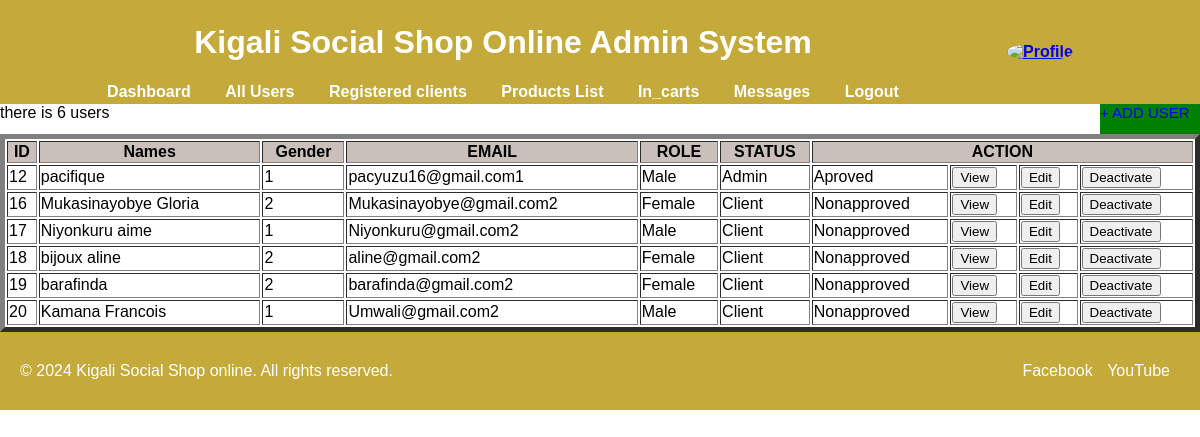
Page /users.php (signed in) on the committed database.
### tables this page shows
CREATE TABLE `user` (
  `id` int(11) NOT NULL,
  `names` varchar(255) DEFAULT NULL,
  `gender` varchar(10) DEFAULT NULL,
  `email` varchar(255) DEFAULT NULL,
  `password` int(11) DEFAULT NULL,
  `status` int(1) DEFAULT NULL,
  `role` varchar(20) DEFAULT NULL,
  `createdAt` timestamp NOT NULL DEFAULT current_timestamp() ON UPDATE current_timestamp()
);

### users.php (the view, shortened to what this page needs)
<?php
   include('sessions.php');
?>
<!DOCTYPE html>
<html lang="en">
<head>
</head>
<body>
   <div class="hello">
  <table border="0"bgcolor="#c4aa3a">
  <tr><th width="1000px">
    <div class="header">
      <h1>Kigali Social Shop Online Admin System</h1>
      <nav>
        <a href="admin.php">Dashboard</a>
        <a href="users.php">All Users</a>
        <a href="buyers.php">Registered clients</a>
        <a href="products.php">Products List</a>
        <a href="#">In_carts</a>
        <a href="messages.php">Messages</a>
        <a href="logout.php">Logout</a>
      </nav>
    </div>
  </th><th>
    <div class="profile-section">
    <a href="profile.php"><img src="images/ppp.jpg" alt="Profile"style="width: 35%;border-radius: 50%;"></img></a>	   <br/>
    </div>
  </th></tr>
    </table></div>
    <div class="today"><a href="adduser.php">+ ADD USER</a></div>
    <?php
    $q = "SELECT * FROM user";
 $results = mysqli_query($con,$q);
 if($results){
    echo "there is ".$rowcount=mysqli_num_rows($results)." users";
 }else{
   echo "0";
 }
  ?>
		<?php
		    $q = "SELECT * FROM user";
			$results = mysqli_query($con,$q);
			echo "<table border=5 width='100%'>
			      <tr bgcolor='#C9C0BB'>
				  <th>ID </th>
				  <th>Names </th>
				  <th>Gender </th>
				  <th>EMAIL </th>
				  <th>ROLE </th>
				  <th>STATUS </th>
				  <th colspan=4>ACTION </th>
				  </tr>";
			while($r= mysqli_fetch_array($results)){
				echo "<tr><td>".$r['id']."</td><td>".$r['names']."</td><td>".$r['gender']."</td><td>".$r['email'].$r['role']."</td><td>";
				if($r['gender']==1){
					echo "Male";
				}else{
				    echo "Female";
				}
				echo "</td>
				<td>";
				if($r['role']==1){
					echo "Admin";
				}else{
				    echo "Client";
				}
				echo "</td>
				<td>";
				if($r['status']==1){
					echo "Aproved";
				}else{
				    echo "Nonapproved";
				}
				echo "
				      <td><a href='userDetails.php?id=$r[id]'> <button>View</button></a></td>
					  <td><a href='userEdit.php?id=$r[id]'> <button>Edit</button> </a></td>
					  <td><a href='userDeactivate.php?id=$r[id]'> <button>Deactivate</button> </a></td>
				</tr>";
			}
			echo "</table>";
		   ?>
		    <footer>
    <div class="container">
      <p>&copy; 2024 Kigali Social Shop  online. All rights reserved.</p>
      <ul>
        <li><a href="https://www.facebook.com" target="_blank">Facebook</a></li>
        <li><a href="https://www.youtube.com" target="_blank">YouTube</a></li>
      </ul>
    </div>
  </footer>
</body>
</html>

### users.php (style rules this page uses)
footer p { margin: 0; }
footer ul { list-style: none; padding: 0; margin: 0; }
footer ul li { display: inline; margin-right: 10px; }
footer a { text-decoration: none; color: #fff; }
footer { background-color: #c4aa3a; color: #fff; padding: 10px 0; text-align: center; position:relative; }
body { margin: 0; font-family: Arial, sans-serif; }
.header { background-color: #c4aa3a; color: #fff; padding: 0px; text-align: center; }
.container { display: flex; justify-content: space-between; padding: 20px; }
.profile-section { width: 100%; background-color: #c4aa3a; padding: 0px; height: 100% }
.header a { color: #fff; text-decoration: none; margin: 0 15px; }
.hello { background-color: #c4aa3a; }
.today a { text-decoration: none; }
.today { background-color: green; width: 100px; height: 30px; float: right; font-size: 15px; }

### rows in the picture
user: id "12", names "pacifique", gender "1", email "pacyuzu16@gmail.com", role "1", shows "Male", shows "Admin", status "Aproved"
user: id "16", names "Mukasinayobye Gloria", gender "2", email "Mukasinayobye@gmail.com", role "2", shows "Female", shows "Client", status "Nonapproved"
user: id "17", names "Niyonkuru aime", gender "1", email "Niyonkuru@gmail.com", role "2", shows "Male", shows "Client", status "Nonapproved"
user: id "18", names "bijoux aline", gender "2", email "aline@gmail.com", role "2", shows "Female", shows "Client", status "Nonapproved"
user: id "19", names "barafinda", gender "2", email "barafinda@gmail.com", role "2", shows "Female", shows "Client", status "Nonapproved"
user: id "20", names "Kamana Francois", gender "1", email "Umwali@gmail.com", role "2", shows "Male", shows "Client", status "Nonapproved"

### other values in the picture
$rowcount=mysqli_num_rows($results)." users" "6 users"
